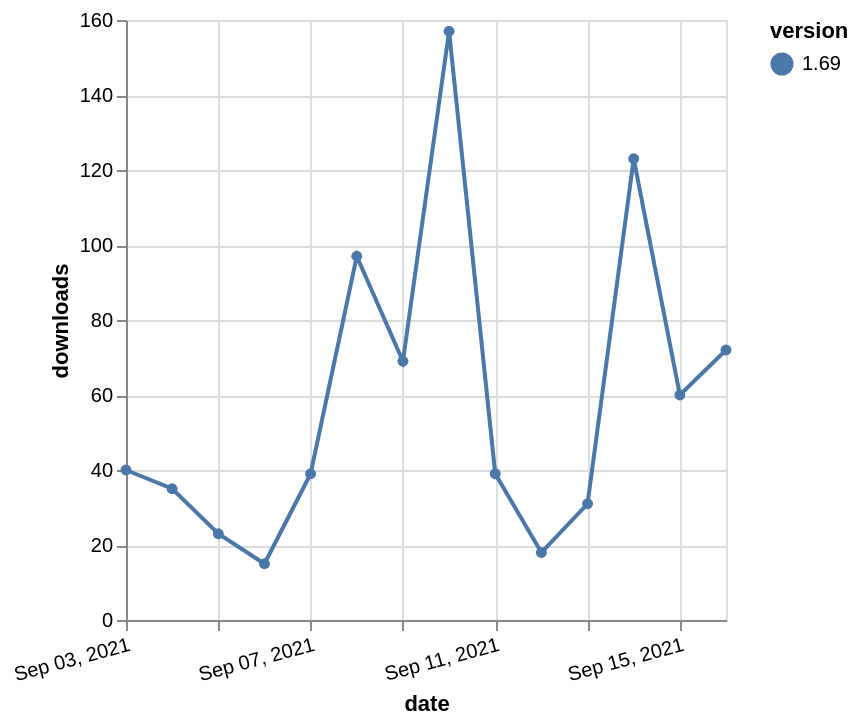

Write a Vega-Lite specification for this figure.
### Vega-Lite specification from a JSON file in a GitHub repository (floating-point values rounded to 4 significant figures)
{"$schema": "https://vega.github.io/schema/vega-lite/v5.json", "description": "A simple bar chart with embedded data.", "data": {"values": [{"date": "2021-09-03", "total": 67214, "delta": 40, "version": "1.69"}, {"date": "2021-09-04", "total": 67249, "delta": 35, "version": "1.69"}, {"date": "2021-09-05", "total": 67272, "delta": 23, "version": "1.69"}, {"date": "2021-09-06", "total": 67287, "delta": 15, "version": "1.69"}, {"date": "2021-09-07", "total": 67326, "delta": 39, "version": "1.69"}, {"date": "2021-09-08", "total": 67423, "delta": 97, "version": "1.69"}, {"date": "2021-09-09", "total": 67492, "delta": 69, "version": "1.69"}, {"date": "2021-09-10", "total": 67649, "delta": 157, "version": "1.69"}, {"date": "2021-09-11", "total": 67688, "delta": 39, "version": "1.69"}, {"date": "2021-09-12", "total": 67706, "delta": 18, "version": "1.69"}, {"date": "2021-09-13", "total": 67737, "delta": 31, "version": "1.69"}, {"date": "2021-09-14", "total": 67860, "delta": 123, "version": "1.69"}, {"date": "2021-09-15", "total": 67920, "delta": 60, "version": "1.69"}, {"date": "2021-09-16", "total": 67992, "delta": 72, "version": "1.69"}]}, "width": "container", "mark": {"type": "line", "point": {"filled": true}}, "encoding": {"x": {"field": "date", "type": "temporal", "timeUnit": "yearmonthdate", "title": "date", "axis": {"labelAngle": -15}}, "y": {"field": "delta", "type": "quantitative", "title": "downloads"}, "color": {"field": "version", "type": "nominal"}, "tooltip": {"field": "delta"}}}
